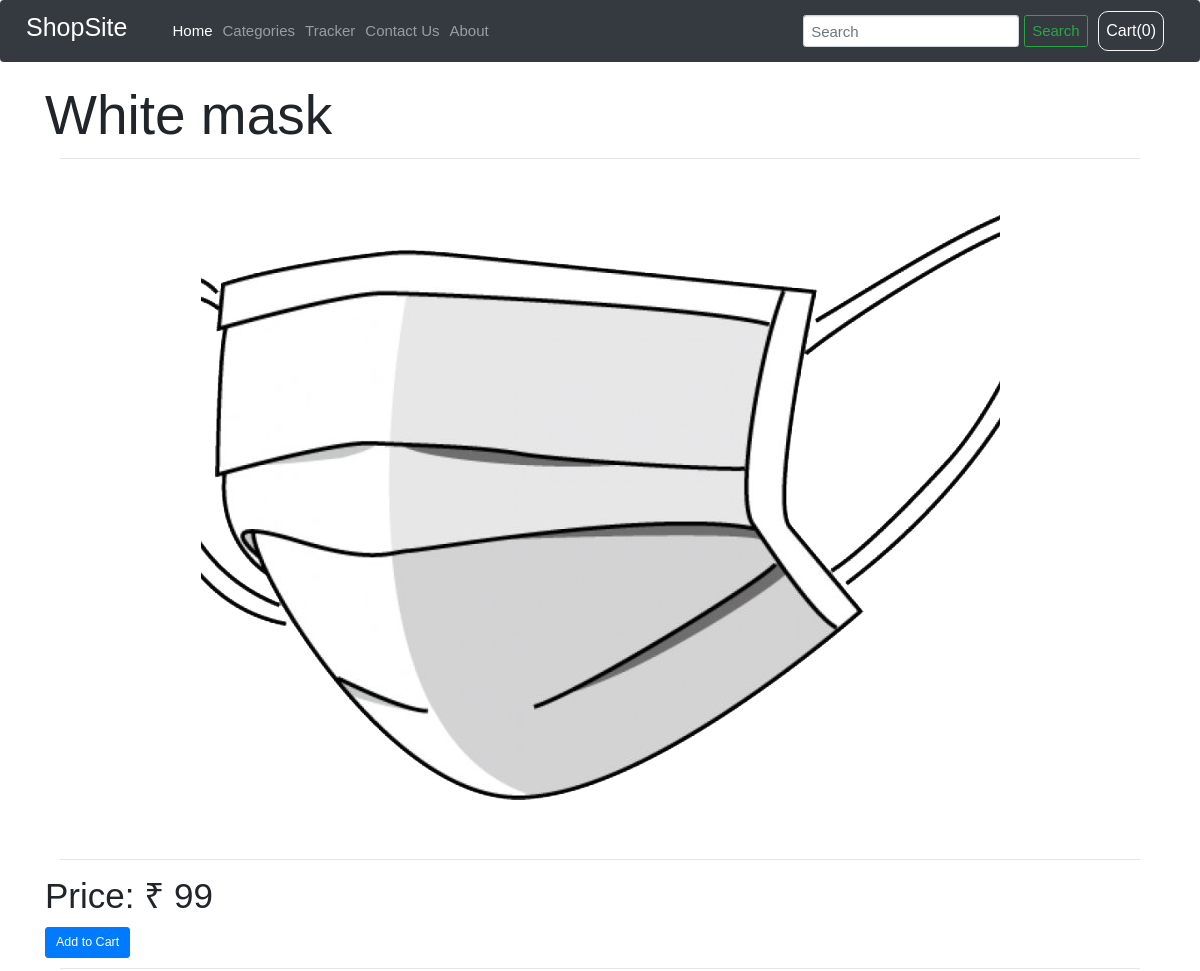
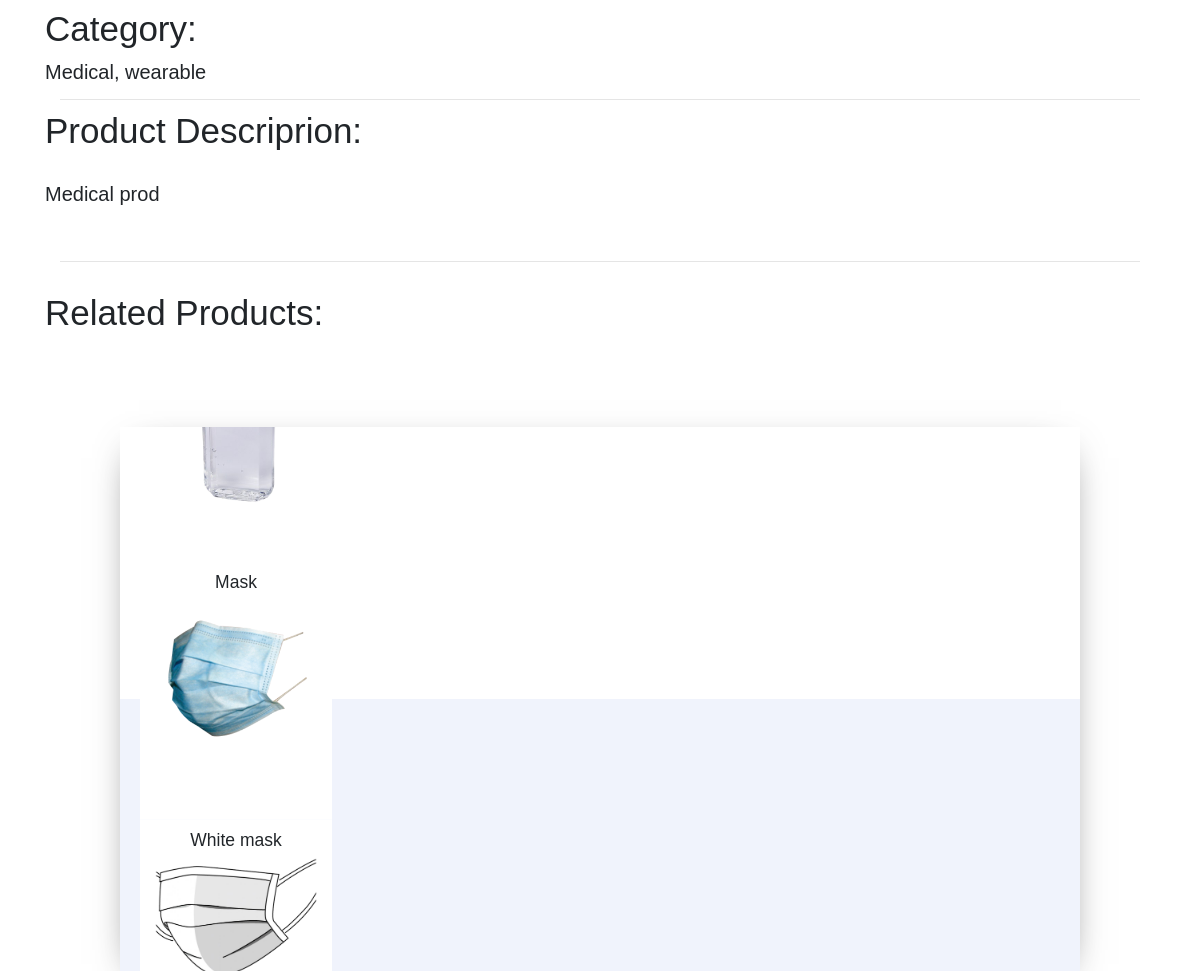
The app's page /shop/product_view/4 with its own data (2 pictures, top to bottom).
### shop/models.py (models this page shows, shortened)
class Product(models.Model):
    prod_id = models.AutoField
    prod_image = models.ImageField(upload_to="shop/images", default="")
    prod_name = models.CharField(max_length=51)
    prod_desc = models.CharField(max_length=511)
    prod_category = models.CharField(max_length=51, default="")
    prod_sub_category = models.CharField(max_length=51, default="")
    prod_price = models.IntegerField(default=0)
    prod_pub_date = models.DateField()

### shop/views.py (the view)
# urls.py: path("product_view/<int:pid>", views.product_view, name="product_view"),
def product_view(request, pid):
    product = Product.objects.filter(id=pid)
    related = Product.objects.filter(prod_category=product[0].prod_category)
    return render(request, 'shop/product_view.html', {'items': {'product': product[0], 'related': related}})

### shop/templates/shop/product_view.html (shortened to what this page needs)
{% extends 'shop/basic.html' %}
{% block body %}
<div class="container my-3">
    <div class="col-md-12">
        <div class="row">
            <div class="display-2">
                <b>{{items.product.prod_name}}</b>
            </div>
        </div>
        <hr>
        <div class="row my-4 img">
            <img src="/media/{{items.product.prod_image}}" alt="">
        </div>
        <hr>
        <div class="row">
            <div class="display-4 my-2">
                <b>Price: ₹ {{items.product.prod_price}}</b>
            </div>
        </div>
        <div class="row my-2">
          <span id="{{items.product.id}}" class="divpr"><button type="button" id="prod{{items.product.id}}" class="btn btn-primary btn-lg btn-block cart">Add to Cart</button></span>
        </div>
        <hr>
        <div class="row my-3">
            <div class="display-4">
                <b>Category:</b>
            </div>
        </div>
        <div class="row my-2">
            <h2>
                {{items.product.prod_category}},
                {{items.product.prod_sub_category}}
            </h2>
        </div>
        <hr>
        <div class="row my-2">
            <div class="display-4">
                <b>Product Descriprion:</b>
            </div>
        </div>
        <div class="row my-5">
            <h2>
                {{items.product.prod_desc}}
            </h2>
        </div>
    </div>
</div>
<div class="container my-3">
    <div class="col-md-12">
        <hr>
        <div class="row my-5">
            <div class="display-4">
                <b>Related Products:</b>
            </div>
        </div>
    </div>
</div>
<link rel="stylesheet" href="https://unpkg.com/flickity@2.0/dist/flickity.min.css">
<div class="carousel-wrapper my-4">
  <div class="carousel" data-flickity>
    {% for product in items.related %}
    <div class="carousel-cell">
      <h3>{{product.prod_name}}</h3>
      <img src="/media/{{product.prod_image}}" />
    </div>
    {% endfor %}
  </div>
</div>
{% endblock %}

### records on screen
Product: product.prod_name "White mask", product.prod_image (picture), product.prod_price "99", product.prod_category "Medical", product.prod_sub_category "wearable", product.prod_desc "Medical prod", prod_name "White mask", prod_image (picture)
Product: prod_image (picture)
Product: prod_name "Mask", prod_image (picture)
